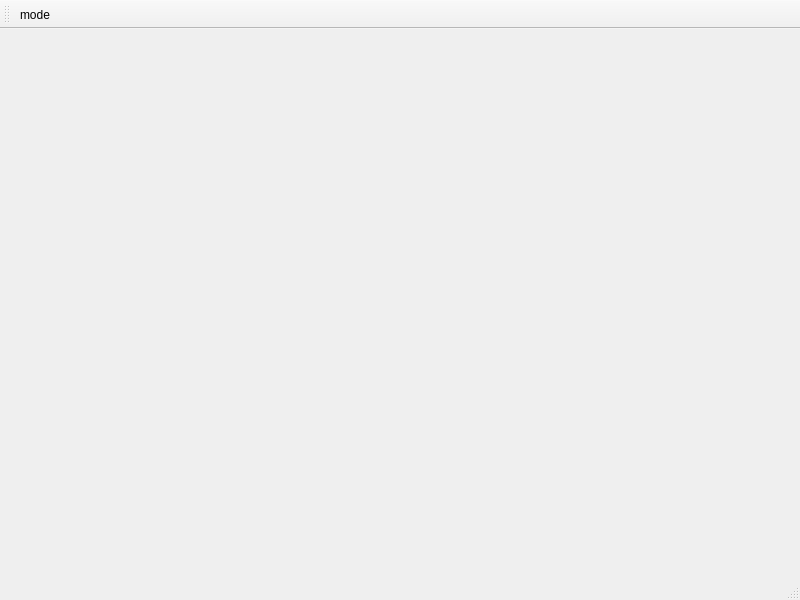
<?xml version="1.0" encoding="UTF-8"?>
<ui version="4.0">
 <class>MainWindow</class>
 <widget class="QMainWindow" name="MainWindow">
  <property name="geometry">
   <rect>
    <x>0</x>
    <y>0</y>
    <width>800</width>
    <height>600</height>
   </rect>
  </property>
  <property name="windowTitle">
   <string>MainWindow</string>
  </property>
  <widget class="QWidget" name="centralwidget"/>
  <widget class="QMenuBar" name="menubar">
   <property name="geometry">
    <rect>
     <x>0</x>
     <y>0</y>
     <width>800</width>
     <height>17</height>
    </rect>
   </property>
  </widget>
  <widget class="QStatusBar" name="statusbar"/>
  <widget class="QToolBar" name="toolBar">
   <property name="windowTitle">
    <string>toolBar</string>
   </property>
   <property name="toolButtonStyle">
    <enum>Qt::ToolButtonTextBesideIcon</enum>
   </property>
   <attribute name="toolBarArea">
    <enum>TopToolBarArea</enum>
   </attribute>
   <attribute name="toolBarBreak">
    <bool>false</bool>
   </attribute>
   <addaction name="actionmode"/>
  </widget>
  <action name="actionmode">
   <property name="icon">
    <iconset resource="src.qrc">
     <normaloff>:/imgs/pic/mode.png</normaloff>:/imgs/pic/mode.png</iconset>
   </property>
   <property name="text">
    <string>mode</string>
   </property>
  </action>
 </widget>
 <resources>
  <include location="src.qrc"/>
 </resources>
 <connections/>
</ui>
